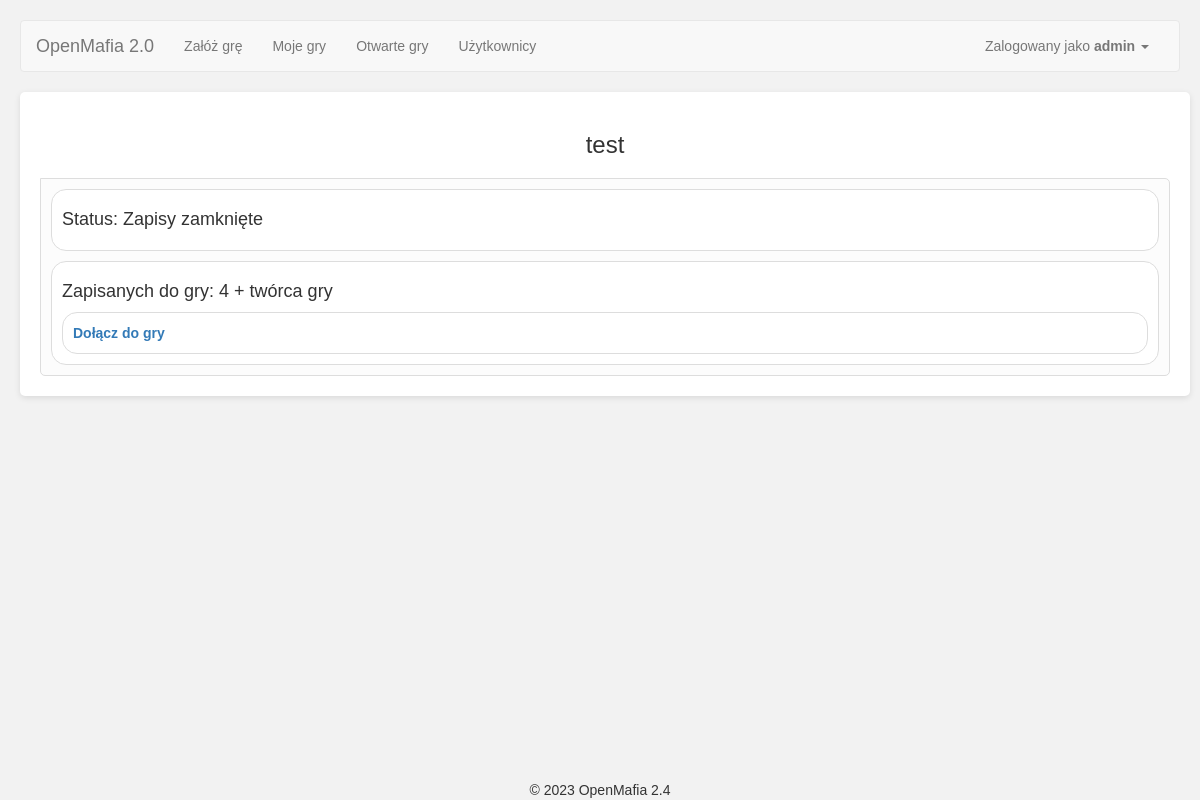
The page /game/2/game_configuration (signed in) on the database its author committed.
### app/Engine/DB/models.py (models this page shows, shortened)
class User(db.Model):
    __tablename__ = 'User'
    id = db.Column(db.Integer, primary_key=True)
    user = db.Column(db.String(64), unique=True)
    password = db.Column(db.String(500))
    name = db.Column(db.String(500))
    email = db.Column(db.String(120), unique=True)
    is_active = db.Column(db.Boolean)
    def is_active(self):
        return True

class Game(db.Model):
    __tablename__ = 'Game'
    id = db.Column(db.Integer, primary_key=True)
    name = db.Column(db.String(500))
    day_no = db.Column(db.Integer)
    phase = db.Column(db.Integer)
    status_id = db.Column(db.Integer, ForeignKey('Status.id'), default=1)
    owner_id = db.Column(db.Integer, ForeignKey('User.id'))
    start_time = db.Column(db.DateTime(timezone=True))
    game_type_id = db.Column(db.Integer, ForeignKey('GameType.id'))
    owner = relationship("User", uselist=False)
    status = relationship("Status", uselist=False)
    game_players = relationship("GamePlayer", back_populates='game')
    roles = relationship("Game_Roles")
    phases = relationship("Game_Phases")
    game_config = relationship("Game_Configuration")
    game_type = relationship("GameType")

class Status(db.Model):
    __tablename__ = 'Status'
    id = db.Column(db.Integer, primary_key=True)
    name = db.Column(db.String(100))
    visible_name = db.Column(db.String(100))

### app/SetupGameModule/views.py (the view)
@SetupGameModule.route('<game_id>/game_configuration', methods=['GET', 'POST'])
@login_required
@handle_jobs
def game_configuration(game_id):
    try:
        page = int(request.args.get('p'))
    except:
        page = 1
    game_id = int(game_id)
    db_api = GameApi()
    game = db_api.get_game(game_id)
    if game is None:
        flash('Nieprawidłowy numer gry!', 'alert-danger')
        return redirect(url_for('SetupGameModule.game_list'))
    v = Validator(game, current_user)
    form = SetupGameForm()
    forum_form = ForumForm()
    you = db_api.get_player_object_for_user_id(current_user.id)
    your_privileges = judge_privileges(you, game)
    if v.game_is_not_started():
        user_ids = []
        for player in game.game_players:
            user_ids.append(player.user_id)
        if game.owner_id == current_user.id:
            user_type = 'admin'
        elif g.user.id in user_ids:
            user_type = 'player'
        else:
            user_type = 'guest'
        forum_api = ForumApi(game.id, current_user.id)
        forums = forum_api.get_or_create_topics_for_game()
        initial_chat_page = int(page)
        initial_chat_page_content = forum_api.get_thread_page(forums['initial_thread'].id, initial_chat_page)
        data = {
            'initial_thread': initial_chat_page_content,
            'your_privileges': your_privileges
        }
        return render_template('SetupGameModule_game_configuration.html',
                               game=game,
                               user_type=user_type,
                               form=form,
                               data=data,
                               forum_form=forum_form
                               )
    else:
        return redirect(url_for('SetupGameModule.lobby', game_id=game_id))

### app/Engine/DB/db_api.py (called while the page is built)
    def get_game(self, game_id):
        self.game = Game.query.filter_by(id=game_id).first()
        try:
            self.game.game_players.sort(key=lambda x: x.order_id)
        except (TypeError, AttributeError):
            pass
        return self.game

    def set_game(self, game):
        self.game = game

    def get_player_object_for_user_id(self, user_id):
        try:
            player = [player for player in self.game.game_players if player.user_id == user_id][0]
        except:
            player = None
        return player

    def _get_configuration_dictionary(self):
        return Configuration.query.all()

    def get_configuration(self, cfg_name: str):
        privilege = [config.value for config in self.game.game_config if config.configuration.name == cfg_name]
        if len(privilege) == 1:
            privilege_value = privilege[0]
        else:
            cfg_dict = self._get_configuration_dictionary()
            privilege_value = [d.default_value for d in cfg_dict if d.name == cfg_name][0]
        return privilege_value

    def list_jobs_for_game(self, game_id, for_update=False):
        if for_update:
            return Job.query.filter(Job.status != 'done', Job.game_id == game_id).with_for_update().all()
        else:
            return Job.query.filter(Job.status != 'done', Job.game_id == game_id).all()

    def unlock_table(self):
        db.session.commit()

    def get_topic(self, game_id, topic_title):
        topic = Topic.query.filter(Topic.game_id == game_id, Topic.title == topic_title).first()
        return topic

    def get_thread_page(self, thread_id, page):
        replies = Reply.query.filter(Reply.inReplyTo == thread_id).order_by(Reply.reply_id.asc()).paginate(page=page, per_page=15)
        for reply in replies.items:
            reply.date = utc_to_local(reply.date)
        return replies

    def get_user_attributes(self):
        result = UserAttribute.query.filter(UserAttribute.user_id == self.user.id,
                                            or_(UserAttribute.expiration_time is None,
                                                UserAttribute.expiration_time > datetime.datetime.now())).all()
        return result

### app/SetupGameModule/privileges.py (called while the page is built)
def _player_roles(player):
    return [role.role.name for role in player.roles]

def judge_privileges(player, game):
    privileges = _get_all_privileges(player, game)
    for privilege in privileges:
        privileges[privilege].judge_if_deserved()
    return privileges

### app/SetupGameModule/templates/SetupGameModule_game_configuration.html (shortened to what this page needs)
{% extends "base.html" %}
{% import "bootstrap/wtf.html" as wtf %}
{% block styles %}
{{ super() }}
<link rel="stylesheet" type="text/css" href="{{ url_for('SetupGameModule.static', filename='css/datatables.css') }}">
<link rel="stylesheet" type="text/css" href="{{ url_for('SetupGameModule.static', filename='css/styles.css') }}">
{% endblock %}
{%block main_content%}
<h1>{{ game.name }}</h1>
<div class="tab-content">
    <div id="lobby" class="active">
        <div class="content-box">
                <h4>Status: {{ game.status.visible_name }}</h4>
        </div>
        <div class="content-box">
        {% if data['your_privileges']['see_enrolled_user_list'].granted %}
            <h4>Lista zapisanych:</h4>
                    {% for player in game.game_players %}
                            {{ player.user.name }}
                            {% if user_type=='admin' and player.user.id != current_user.id %}
                                    jako {{ player.name }}
                                    <a href="./game_configuration/throw-user/{{player.user.id}}">Wyrzuć gracza</a>
                            {% endif %}
                            <br/>
                    {% endfor %}
            </div>
        {% else %}
            <h4>Zapisanych do gry: {{ game.game_players|length - 1 }} + twórca gry</h4>
        {% endif %}
        <div class="content-box">
                {% if user_type=='guest' %}
            <b><a href="./game_configuration/join">Dołącz do gry</a></b>
                {% elif user_type=='player' %}
                        <a href="./game_configuration/sign-off">Wypisz się</a>
                {% endif %}
        </div>
    </div>
  </div>
</div>
{%endblock%}

### app/templates/base.html (shortened to what this page needs)
{% extends "bootstrap/base.html" %}
{% block styles %}
{{ super() }}
<link rel="stylesheet" type="text/css" href="{{ url_for('static', filename='css/base_styles.css') }}">
<link rel="stylesheet" type="text/css" href="{{ url_for('static', filename='css/bootstrap_table.css') }}">
{% endblock %}
{% block navbar %}
<nav class="navbar navbar-default" id="nav">
	<div class="container-fluid">
	  <div class="navbar-header">
		<a class="navbar-brand" href="/">OpenMafia 2.0</a>
	  </div>
	  <div class="collapse navbar-collapse" id="bs-example-navbar-collapse-1">
		<ul class="nav navbar-nav">
			<li {{ 'class=active' if request.endpoint == 'SetupGameModule.setup_game' }} ><a href="{{ url_for('SetupGameModule.setup_game')}}">Załóż grę</a></li>
			<li><a href="{{ url_for('SetupGameModule.game_list')}}/my_games">Moje gry</a></li>
			<li><a href="{{ url_for('SetupGameModule.game_list')}}/open_games">Otwarte gry</a></li>
			<li><a href="{{ url_for('User.user_main')}}">Użytkownicy</a></li>
		</ul>
		<ul class="nav navbar-nav navbar-right">
		  <li><a href="#"></a></li>
		  <li class="dropdown">
			<a href="#" class="dropdown-toggle" data-toggle="dropdown" role="button" aria-haspopup="true" aria-expanded="false">
				{% if current_user.is_authenticated %}
				Zalogowany jako <b>{{ current_user.user }}</b>
				{% else %}
					Gość
				{% endif %}
				<span class="caret"></span>
			</a>
		  </li>
		</ul>
	  </div>
	</div>
  </nav>
{% endblock %}
{%block content %}
<div class="container">
	{%block main_content%}{%endblock%}
</div>
{% block footer %}
<div class="footer">&copy; 2023 OpenMafia 2.4</div>
{%- endblock footer %}
{%endblock%}

### app/static/css/base_styles.css (style rules this page uses)
.footer { position: fixed; left: 0; bottom: 0; width: 100%; text-align: center; text-size: small; }
body { font-family: Arial, sans-serif; background-color: #f2f2f2; margin: 0; padding: 20px; }
.container { margin: 0 auto; background-color: #ffffff; border-radius: 5px; padding: 20px; box-shadow: 0 2px 6px rgba(0, 0, 0, 0.1); }
h1 { color: #333333; font-size: 24px; margin-bottom: 20px; text-align: center; }

### app/SetupGameModule/static/css/styles.css (style rules this page uses)
.tab-content { border: 1px solid #ddd; padding: 10px; border-radius: 5px; border-top-left-radius: 0px; background-color: #fcfcfc; }
.tab-content > div { display: none; }
.tab-content > div.active { display: block; }
.content-box { background-color: #fff; border: 1px solid #ddd; border-radius: 15px; padding: 10px; margin-bottom: 10px; }
.tab-content .content-box:last-of-type { margin-bottom: 0px; }

### rows shown on the page
User: user "admin"
Game: name "test"
Status: status.visible_name "Zapisy zamknięte"

### other values the page prints
{{ game.game_players|length - 1 }} "4"
